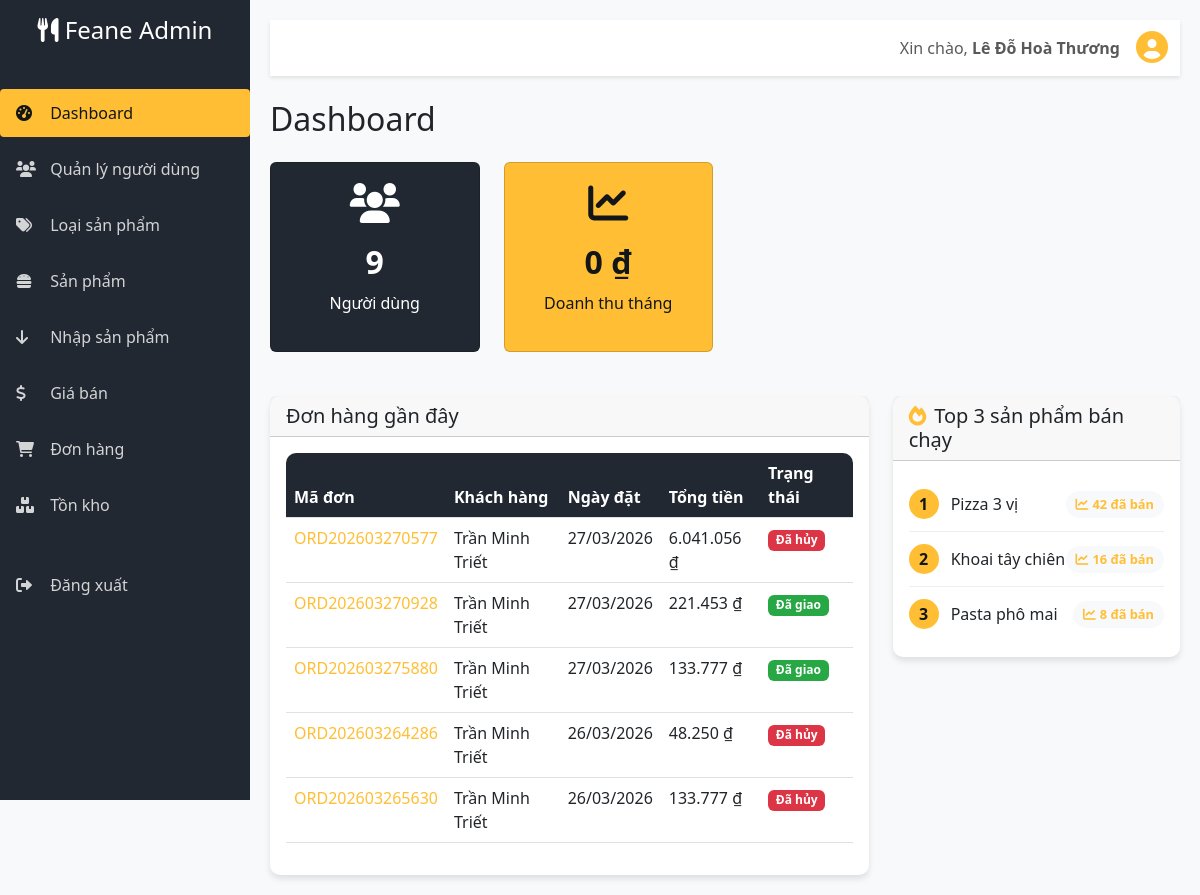
Before: /admin/admin.php (signed in) with the older database file.
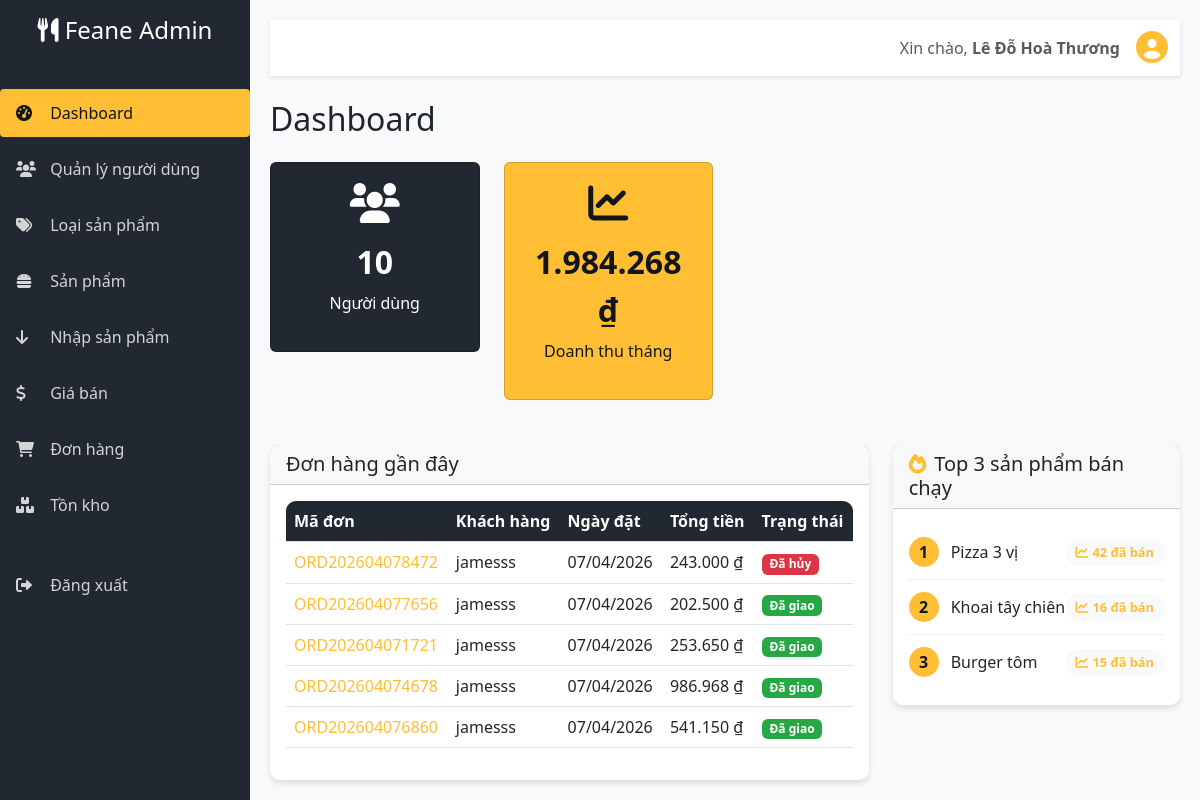
After: the same page with the newer database file.
### tables this page shows
CREATE TABLE `orders` (
  `id` int(11) NOT NULL,
  `order_code` varchar(20) NOT NULL,
  `user_id` int(11) DEFAULT NULL,
  `customer_name` varchar(100) NOT NULL,
  `customer_phone` varchar(20) DEFAULT NULL,
  `customer_email` varchar(100) DEFAULT NULL,
  `customer_address` varchar(255) DEFAULT NULL,
  `order_date` date NOT NULL,
  `total_amount` decimal(10,2) NOT NULL,
  `shipping_fee` decimal(10,2) DEFAULT 0.00,
  `discount` decimal(10,2) DEFAULT 0.00,
  `final_amount` decimal(10,2) NOT NULL,
  `status` enum('pending','confirmed','shipped','cancelled') DEFAULT 'pending',
  `payment_method` varchar(50) DEFAULT NULL,
  `notes` text DEFAULT NULL,
  `created_at` timestamp NOT NULL DEFAULT current_timestamp(),
  `updated_at` timestamp NOT NULL DEFAULT current_timestamp() ON UPDATE current_timestamp()
);

CREATE TABLE `products` (
  `id` int(11) NOT NULL,
  `code` varchar(20) NOT NULL,
  `name` varchar(200) NOT NULL,
  `category_id` int(11) NOT NULL,
  `description` text DEFAULT NULL,
  `image` varchar(255) DEFAULT NULL,
  `cost_price` decimal(10,2) NOT NULL,
  `selling_price` decimal(10,2) NOT NULL,
  `stock_quantity` int(11) DEFAULT 0,
  `status` enum('active','inactive') DEFAULT 'active',
  `created_at` timestamp NOT NULL DEFAULT current_timestamp(),
  `updated_at` timestamp NOT NULL DEFAULT current_timestamp() ON UPDATE current_timestamp(),
  `profit_percentage` int(11) DEFAULT NULL
);

### admin/admin.php (the view, shortened to what the changed rows need)
<?php
$host = 'localhost';
$dbname = 'fast_food';
$username = 'root';
$password = '';
try {
    $pdo = new PDO("mysql:host=$host;dbname=$dbname;charset=utf8mb4", $username, $password);
    $pdo->setAttribute(PDO::ATTR_ERRMODE, PDO::ERRMODE_EXCEPTION);
    $pdo->setAttribute(PDO::ATTR_DEFAULT_FETCH_MODE, PDO::FETCH_ASSOC);
} catch (PDOException $e) {
    die("Database connection failed: " . $e->getMessage());
}
function formatVND($amount) {
    return number_format($amount, 0, ',', '.') . ' ₫';
}
$stmt = $pdo->query("SELECT COUNT(*) as count FROM users WHERE role = 'user'");
$total_customers = $stmt->fetch()['count'];
$current_month = date('Y-m');
$stmt = $pdo->prepare("SELECT SUM(final_amount) as total FROM orders WHERE status = 'shipped' AND DATE_FORMAT(order_date, '%Y-%m') = ?");
$stmt->execute([$current_month]);
$total_revenue_month = $stmt->fetch()['total'] ?? 0;
$stmt = $pdo->query("SELECT id, order_code, customer_name, order_date, total_amount, final_amount, status
                     FROM orders
                     ORDER BY order_date DESC, id DESC
                     LIMIT 5");
$recent_orders = $stmt->fetchAll();
$stmt = $pdo->query("SELECT p.id, p.name, COALESCE(SUM(od.quantity), 0) as total_sold
                     FROM products p
                     LEFT JOIN order_details od ON p.id = od.product_id
                     LEFT JOIN orders o ON od.order_id = o.id AND o.status != 'cancelled'
                     GROUP BY p.id, p.name
                     ORDER BY total_sold DESC
                     LIMIT 3");
$top_products = $stmt->fetchAll();
?>
<!DOCTYPE html>
<html lang="vi">
<head>
    <link href="https://cdn.jsdelivr.net/npm/bootstrap@5.3.0-alpha1/dist/css/bootstrap.min.css" rel="stylesheet">
    <link rel="stylesheet" href="https://cdnjs.cloudflare.com/ajax/libs/font-awesome/6.0.0/css/all.min.css">
</head>
<body>
    <div id="admin-page">
        <div class="main-content">
            <div id="dashboard-page" class="page-content">
                <h2 class="mb-4">Dashboard
                </h2>
                <div class="row dashboard-stats mb-4">
                    <div class="col-md-3">
                        <div class="card stat-card bg-secondary-custom" id="stat-customers-card">
                            <i class="fas fa-users"></i>
                            <div class="stat-number" id="stat-customers"><?php echo $total_customers; ?></div>
                            <p>Người dùng</p>
                        </div>
                    </div>
                    <div class="col-md-3">
                        <div class="card stat-card bg-primary-custom" id="stat-revenue-card">
                            <i class="fas fa-chart-line"></i>
                            <div class="stat-number" id="stat-revenue"><?php echo formatVND($total_revenue_month); ?></div>
                            <p>Doanh thu tháng</p>
                        </div>
                    </div>
                </div>
                <div class="row mt-4">
                    <div class="col-md-8">
                        <div class="card card-custom">
                            <div class="card-body">
                                <div class="table-responsive">
                                    <table class="table table-hover">
                                        <thead>
                                            <tr>
                                                <th>Mã đơn</th>
                                                <th>Khách hàng</th>
                                                <th>Ngày đặt</th>
                                                <th>Tổng tiền</th>
                                                <th>Trạng thái</th>
                                            </thead>
                                        <tbody id="recent-orders-tbody">
                                            <?php if (empty($recent_orders)): ?>
                                                <tr>
                                                    <td colspan="5" class="text-center">Chưa có đơn hàng nào</td>
                                                </tr>
                                            <?php else: ?>
                                                <?php foreach ($recent_orders as $order): ?>
                                                <tr class="order-row" data-order-id="<?php echo $order['id']; ?>">
                                                    <td>
                                                        <a href="#" class="order-link" data-order-id="<?php echo $order['id']; ?>">
                                                            <?php echo htmlspecialchars($order['order_code'] ?? '#' . $order['id']); ?>
                                                        </a>
                                                    </td>
                                                    <td><?php echo htmlspecialchars($order['customer_name']); ?></td>
                                                    <td><?php echo date('d/m/Y', strtotime($order['order_date'])); ?></td>
                                                    <td><?php echo formatVND($order['final_amount'] ?? $order['total_amount']); ?></td>
                                                    <td>
                                                        <?php
                                                        $status_class = '';
                                                        $status_text = '';
                                                        switch ($order['status']) {
                                                            case 'shipped':
                                                                $status_class = 'badge-status-shipped';
                                                                $status_text = 'Đã giao';
                                                                break;
                                                            case 'cancelled':
                                                                $status_class = 'badge-status-cancelled';
                                                                $status_text = 'Đã hủy';
                                                                break;
                                                        }
                                                        ?>
                                                        <span class="badge <?php echo $status_class; ?>"><?php echo $status_text; ?></span>
                                                    </td>
                                                </tr>
                                                <?php endforeach; ?>
                                            <?php endif; ?>
                                        </tbody>
                                    </table>
                                </div>
                            </div>
                        </div>
                    </div>
                    <div class="col-md-4">
                        <div class="card card-custom">
                            <div class="card-body" id="top-products-container">
                                <?php if (empty($top_products)): ?>
                                    <div class="empty-top-products">
                                        <i class="fas fa-chart-simple"></i>
                                        <p class="mb-0">Chưa có dữ liệu bán hàng</p>
                                        <small class="text-muted">Sẽ hiển thị khi có đơn hàng hoàn thành</small>
                                    </div>
                                <?php else: ?>
                                    <div class="top-products-list">
                                        <?php $rank = 1; ?>
                                        <?php foreach ($top_products as $product): ?>
                                            <div class="top-product-item">
                                                <div style="display: flex; align-items: center;">
                                                    <span class="top-product-rank"><?php echo $rank; ?></span>
                                                    <span class="top-product-name"><?php echo htmlspecialchars($product['name']); ?></span>
                                                </div>
                                                <span class="top-product-sold">
                                                    <i class="fas fa-chart-line me-1"></i><?php echo number_format($product['total_sold']); ?> đã bán
                                                </span>
                                            </div>
                                            <?php $rank++; ?>
                                        <?php endforeach; ?>
                                    </div>
                                <?php endif; ?>
                            </div>
                        </div>
                    </div>
                </div>
            </div>
        </div>
    </div>
</body>
</html>

Changed rows visible on the page:
no longer on this page (row unchanged): orders: order_code "ORD202603270577", customer_name "Trần Minh Triết", order_date "27/03/2026", final_amount "6.041.056 ₫", status "Đã hủy"
no longer on this page (row unchanged): orders: order_code "ORD202603270928", customer_name "Trần Minh Triết", order_date "27/03/2026", final_amount "221.453 ₫", status "Đã giao"
no longer on this page (row unchanged): orders: order_code "ORD202603275880", customer_name "Trần Minh Triết", order_date "27/03/2026", final_amount "133.777 ₫", status "Đã giao"
no longer on this page (row unchanged): orders: order_code "ORD202603264286", customer_name "Trần Minh Triết", order_date "26/03/2026", final_amount "48.250 ₫", status "Đã hủy"
no longer on this page (row unchanged): orders: order_code "ORD202603265630", customer_name "Trần Minh Triết", order_date "26/03/2026", final_amount "133.777 ₫", status "Đã hủy"
no longer on this page (row edited): products: name "Pasta phô mai", total_sold "8"
added orders: order_code "ORD202604078472", customer_name "jamesss", order_date "07/04/2026", final_amount "243.000 ₫", status "Đã hủy"
added orders: order_code "ORD202604077656", customer_name "jamesss", order_date "07/04/2026", final_amount "202.500 ₫", status "Đã giao"
added orders: order_code "ORD202604071721", customer_name "jamesss", order_date "07/04/2026", final_amount "253.650 ₫", status "Đã giao"
added orders: order_code "ORD202604074678", customer_name "jamesss", order_date "07/04/2026", final_amount "986.968 ₫", status "Đã giao"
added orders: order_code "ORD202604076860", customer_name "jamesss", order_date "07/04/2026", final_amount "541.150 ₫", status "Đã giao"
now on this page (row edited): products: name "Burger tôm", total_sold "15"
Other visible differences:
$total_customers: "9" → "10"
formatVND($total_revenue_month): "0 ₫" → "1.984.268 ₫"
